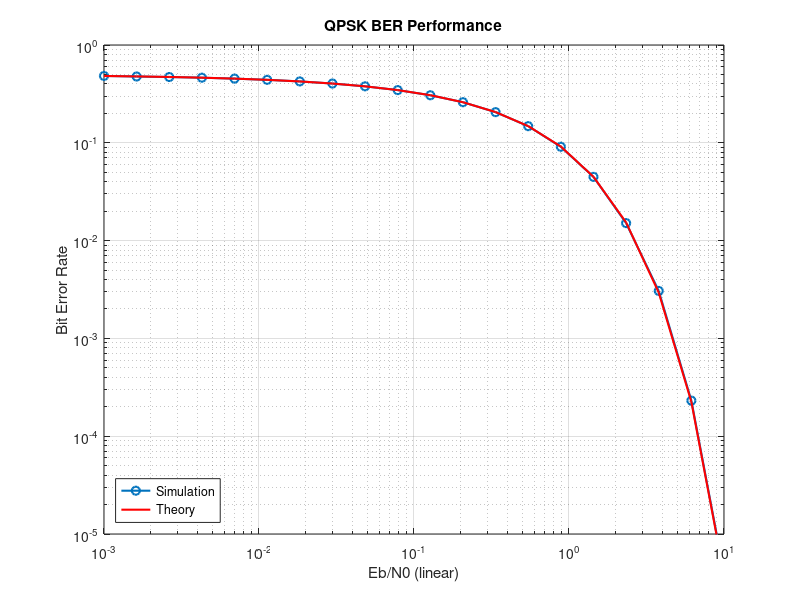

Reproduce this figure in MATLAB.
% QPSK Simulation with Linear Eb/N0
% Parameters
bitnum = 1000000; % Number of bits (should be even for QPSK)
Es = 1; % Energy per symbol (2 bits per symbol in QPSK)
Eb = Es/2; % Energy per bit

% Generate Eb/N0 values (linear scale from 10^-3 to 10^1)
EbN0_linear = logspace(-3, 1, 20);

% Preallocate array for BER
ber_sim = zeros(size(EbN0_linear));

% Generate random bits
bits = randi([0 1], 1, bitnum);

% QPSK modulation
% Reshape bits into 2-bit symbols
I = 2*bits(1:2:end) - 1;
Q = 2*bits(2:2:end) - 1;
s = (I + 1i*Q) / sqrt(2);

% Simulation loop
for i = 1:length(EbN0_linear)
    % Calculate noise variance
    n0 = Eb / EbN0_linear(i);
    
    % Generate complex noise
    noise = sqrt(n0/2) * (randn(size(s)) + 1i*randn(size(s)));
    
    % Received signal
    R = s + noise;
    
    % Decision
    I_received = real(R) > 0;
    Q_received = imag(R) > 0;
    bits_received = [I_received; Q_received];
    bits_received = bits_received(:)';
    
    % Calculate BER
    ber_sim(i) = sum(bits ~= bits_received) / bitnum;
end

% Theoretical BER for QPSK (same as BPSK for same Eb/N0)
ber_theory = 0.5 * erfc(sqrt(EbN0_linear));

% Plotting
figure;
loglog(EbN0_linear, ber_sim, 'o-', 'MarkerSize', 6, 'LineWidth', 1.5, 'DisplayName', 'Simulation');
hold on;
loglog(EbN0_linear, ber_theory, 'r-', 'LineWidth', 1.5, 'DisplayName', 'Theory');
grid on;
xlabel('Eb/N0 (linear)');
ylabel('Bit Error Rate');
title('QPSK BER Performance');
legend('Location', 'southwest');
xlim([1e-3, 1e1]);
ylim([1e-5, 1]);
xticks(10.^(-3:1:1));
yticks(10.^(-5:1:0));